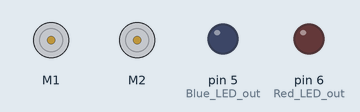
Simulated run of this sketch. Board: Arduino Uno, built with avr-gcc and run on an emulated ATmega328P. On the bench: 2 × DC motor (green arrow = forward, orange = backward, longer = faster), output pins drawn as LEDs (lit = HIGH). What the sketch prints to the serial monitor is not drawn. At 11.0 s the program stops and its outputs stay as they are.

Above: at 0.1 s.
At 1.1 s:
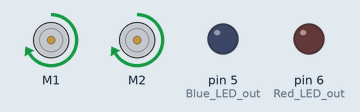
Timing chart, 0 to 2.6 s (numbered marks = the images above):
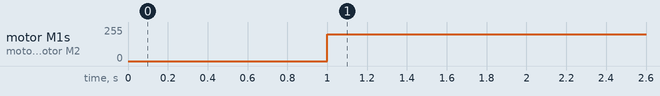

The sketch:

motortest.ino
```cpp
/*
This is a test sketch for the Adafruit assembled Motor Shield for Arduino v2
It won't work with v1.x motor shields! Only for the v2's with built in PWM
control

For use with the Adafruit Motor Shield v2
---->  http://www.adafruit.com/products/1438
*/

#include <Adafruit_MotorShield.h>
#define Blue_color_in 2
#define Red_color_in 3
#define Red_LED_out 6
#define Blue_LED_out 5

Adafruit_MotorShield AFMS = Adafruit_MotorShield();
Adafruit_DCMotor *LMotor = AFMS.getMotor(1);
Adafruit_DCMotor *RMotor = AFMS.getMotor(2);


void setup() {
  Serial.begin(9600);           // set up Serial library at 9600 bps
  if (!AFMS.begin()) {         // create with the default frequency 1.6KHz
  // if (!AFMS.begin(1000)) {  // OR with a different frequency, say 1KHz
    Serial.println("Could not find Motor Shield. Check wiring.");
    while (1);
  }
  Serial.println("Motor Shield found.");
  pinMode(Blue_color_in, INPUT);
  pinMode(Red_color_in, INPUT);
  pinMode(Red_LED_out, OUTPUT);
  pinMode(Blue_LED_out, OUTPUT);

}

void loop() {

  delay(1000);
  LMotor->run(FORWARD);
  RMotor->run(FORWARD);
  LMotor->setSpeed(200);
  RMotor->setSpeed(200);
  delay(10000);
//  LMotor->setSpeed(50);
//  RMotor->setSpeed(50);
//  while(digitalRead(Blue_color_in) == 0 && digitalRead(Red_color_in) == 0){
//    continue;
//  }
//  LMotor->setSpeed(0);
//  RMotor->setSpeed(0);
//  LMotor->run(RELEASE);
//  RMotor->run(RELEASE);
//  delay(10000);
//  exit(0);

  exit(0);
}
```

Measured:
- by itself, motor M1, motor M2: stopped → forward 200/255 at 1.0 s
